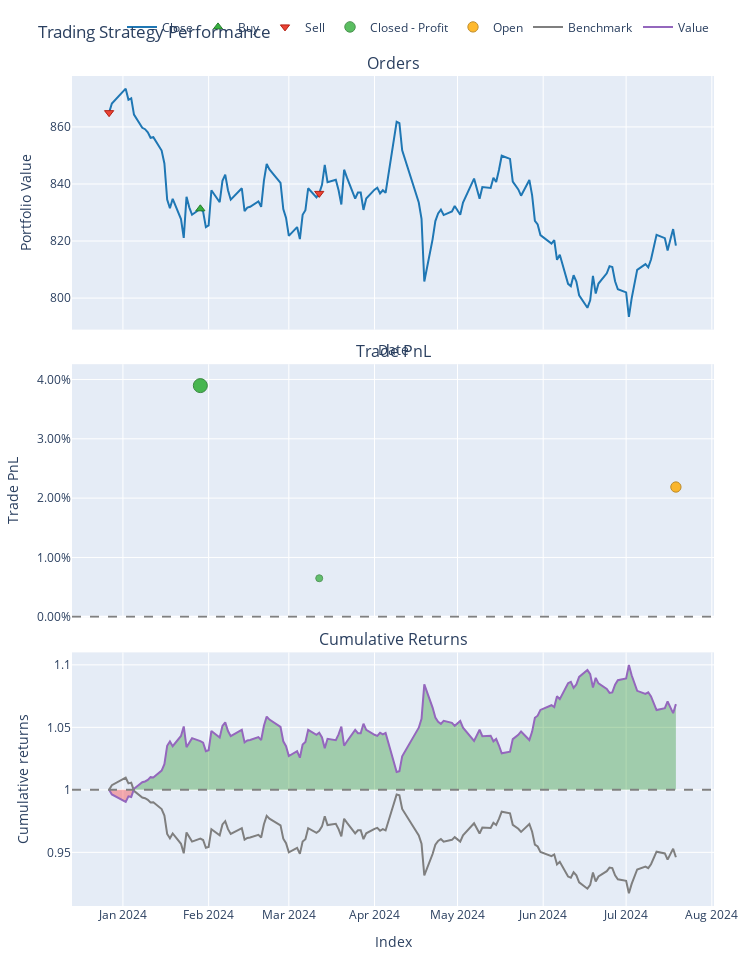

Notebook code cell kept with this figure:
### Code cell
fig = portfolio.plot()
fig.update_layout(title='Trading Strategy Performance', xaxis_title='Date', yaxis_title='Portfolio Value')
fig.show()

### Figure 1 — Plotly figure (JSON) as saved in the notebook; plotly's stock layout.template omitted (floating-point values rounded to 4 significant figures; data arrays with more than 128 entries replaced by an {"elided": "..."} marker saying what was removed)
{"data": [{"legendgroup": "0", "line": {"color": "#1f77b4"}, "name": "Close", "showlegend": true, "type": "scatter", "uid": "e1f6eeb2-a5a3-41f7-bd8c-b44d892381b2", "x": {"elided": "137 str values"}, "xaxis": "x", "y": {"elided": "137 float values"}, "yaxis": "y"}, {"customdata": [[1, 0.2406, 0]], "hovertemplate": "Order Id: %{customdata[0]}<br>Timestamp: %{x}<br>Price: %{y}<br>Size: %{customdata[1]:.6f}<br>Fees: %{customdata[2]:.6f}", "legendgroup": "1", "marker": {"color": "#37B13F", "line": {"color": "rgb(38,123,44)", "width": 1}, "size": 8, "symbol": "triangle-up"}, "mode": "markers", "name": "Buy", "type": "scatter", "uid": "2ea2033c-8df0-47d0-8e08-29f53a17d6ae", "x": ["2024-01-29T00:00:00"], "xaxis": "x", "y": [831.3], "yaxis": "y"}, {"customdata": [[0, 0.1156, 0], [2, 0.25, 0]], "hovertemplate": "Order Id: %{customdata[0]}<br>Timestamp: %{x}<br>Price: %{y}<br>Size: %{customdata[1]:.6f}<br>Fees: %{customdata[2]:.6f}", "legendgroup": "2", "marker": {"color": "#EA4335", "line": {"color": "rgb(181,31,18)", "width": 1}, "size": 8, "symbol": "triangle-down"}, "mode": "markers", "name": "Sell", "type": "scatter", "uid": "96fcc1d0-2d55-4cbc-adcf-fce10d5079b0", "x": ["2023-12-27T00:00:00", "2024-03-12T00:00:00"], "xaxis": "x", "y": [865, 836.7], "yaxis": "y"}, {"customdata": [[0, 0, 3.896, 0.03896], [1, 1, 0.6749, 0.006496]], "hovertemplate": "Exit Trade Id: %{customdata[0]}<br>Position Id: %{customdata[1]}<br>Exit Timestamp: %{x}<br>PnL: %{customdata[2]:.6f}<br>Return: %{customdata[3]:.2%}", "legendgroup": "3", "marker": {"color": "#37B13F", "line": {"color": "rgb(38,123,44)", "width": 1}, "opacity": [0.9, 0.75], "size": [14, 7], "symbol": "circle"}, "mode": "markers", "name": "Closed - Profit", "type": "scatter", "uid": "614c3b69-2bd6-43cc-bc96-e80b86e1b612", "x": ["2024-01-29T00:00:00", "2024-03-12T00:00:00"], "xaxis": "x2", "y": [0.03896, 0.006496], "yaxis": "y2"}, {"customdata": [[2, 2, 2.287, 0.02187]], "hovertemplate": "Exit Trade Id: %{customdata[0]}<br>Position Id: %{customdata[1]}<br>Exit Timestamp: %{x}<br>PnL: %{customdata[2]:.6f}<br>Return: %{customdata[3]:.2%}", "legendgroup": "4", "marker": {"color": "#FFAA00", "line": {"color": "rgb(178,118,0)", "width": 1}, "opacity": [0.821], "size": [10.32], "symbol": "circle"}, "mode": "markers", "name": "Open", "type": "scatter", "uid": "ba9083c6-ae9e-4e7d-9c57-f964d542dfc7", "x": ["2024-07-19T00:00:00"], "xaxis": "x2", "y": [0.02187], "yaxis": "y2"}, {"legendgroup": "5", "line": {"color": "#7f7f7f"}, "name": "Benchmark", "showlegend": true, "type": "scatter", "uid": "2d989dc9-c68b-4ca9-bd6e-10fa61b17847", "x": {"elided": "137 str values"}, "xaxis": "x3", "y": {"elided": "137 float values"}, "yaxis": "y3"}, {"hoverinfo": "skip", "legendgroup": "6", "line": {"color": "rgba(0, 0, 0, 0)", "width": 0}, "opacity": 0, "showlegend": false, "type": "scatter", "uid": "43bbb9af-25d1-429f-918d-5ec5839430a1", "x": {"elided": "137 str values"}, "xaxis": "x3", "y": {"elided": "137 int values"}, "yaxis": "y3"}, {"connectgaps": false, "fill": "tonexty", "fillcolor": "rgba(0, 128, 0, 0.3)", "hoverinfo": "skip", "legendgroup": "6", "line": {"color": "rgba(0, 0, 0, 0)", "width": 0}, "opacity": 0, "showlegend": false, "type": "scatter", "uid": "a0bf72b3-f894-41d6-b5e4-91be8eda43e5", "x": {"elided": "137 str values"}, "xaxis": "x3", "y": {"elided": "137 float values"}, "yaxis": "y3"}, {"hoverinfo": "skip", "legendgroup": "6", "line": {"color": "rgba(0, 0, 0, 0)", "width": 0}, "opacity": 0, "showlegend": false, "type": "scatter", "uid": "344c2088-8c48-40bd-aec4-72c1c1ac7401", "x": {"elided": "137 str values"}, "xaxis": "x3", "y": {"elided": "137 int values"}, "yaxis": "y3"}, {"connectgaps": false, "fill": "tonexty", "fillcolor": "rgba(255, 0, 0, 0.3)", "hoverinfo": "skip", "legendgroup": "6", "line": {"color": "rgba(0, 0, 0, 0)", "width": 0}, "opacity": 0, "showlegend": false, "type": "scatter", "uid": "b1fe8445-cc4d-45c5-b2b7-f53ce3400187", "x": {"elided": "137 str values"}, "xaxis": "x3", "y": {"elided": "137 float values"}, "yaxis": "y3"}, {"legendgroup": "7", "line": {"color": "#9467bd"}, "name": "Value", "showlegend": true, "type": "scatter", "uid": "6fd0750a-8751-471a-9c9f-4ed17dd4ad92", "x": {"elided": "137 str values"}, "xaxis": "x3", "y": {"elided": "137 float values"}, "yaxis": "y3"}, {"hoverinfo": "skip", "legendgroup": "6", "line": {"color": "rgba(0, 0, 0, 0)", "width": 0}, "opacity": 0, "showlegend": false, "type": "scatter", "uid": "bba30f70-8d25-4e4c-b730-5dbe1f88206a", "x": {"elided": "137 str values"}, "xaxis": "x3", "y": {"elided": "137 int values"}, "yaxis": "y3"}], "layout": {"annotations": [{"font": {"size": 16}, "showarrow": false, "text": "Orders", "x": 0.5, "xanchor": "center", "xref": "paper", "y": 1, "yanchor": "bottom", "yref": "paper"}, {"font": {"size": 16}, "showarrow": false, "text": "Trade PnL", "x": 0.5, "xanchor": "center", "xref": "paper", "y": 0.6528, "yanchor": "bottom", "yref": "paper"}, {"font": {"size": 16}, "showarrow": false, "text": "Cumulative Returns", "x": 0.5, "xanchor": "center", "xref": "paper", "y": 0.3056, "yanchor": "bottom", "yref": "paper"}], "height": 960, "legend": {"orientation": "h", "traceorder": "normal", "x": 1, "xanchor": "right", "y": 1.042, "yanchor": "bottom"}, "margin": {"b": 30, "l": 30, "r": 30, "t": 30}, "shapes": [{"line": {"color": "gray", "dash": "dash"}, "type": "line", "x0": 0, "x1": 1, "xref": "paper", "y0": 0, "y1": 0, "yref": "y2"}, {"line": {"color": "gray", "dash": "dash"}, "type": "line", "x0": 0, "x1": 1, "xref": "paper", "y0": 1, "y1": 1, "yref": "y3"}], "showlegend": true, "title": {"text": "Trading Strategy Performance"}, "width": 750, "xaxis": {"anchor": "y", "domain": [0, 1], "matches": "x3", "showticklabels": false, "title": {"text": "Date"}}, "xaxis2": {"anchor": "y2", "domain": [0, 1], "matches": "x3", "showticklabels": false}, "xaxis3": {"anchor": "y3", "domain": [0, 1], "title": {"text": "Index"}}, "yaxis": {"anchor": "x", "domain": [0.6944, 1], "title": {"text": "Portfolio Value"}}, "yaxis2": {"anchor": "x2", "domain": [0.3472, 0.6528], "tickformat": ".2%", "title": {"text": "Trade PnL"}}, "yaxis3": {"anchor": "x3", "domain": [0, 0.3056], "title": {"text": "Cumulative returns"}}}}
